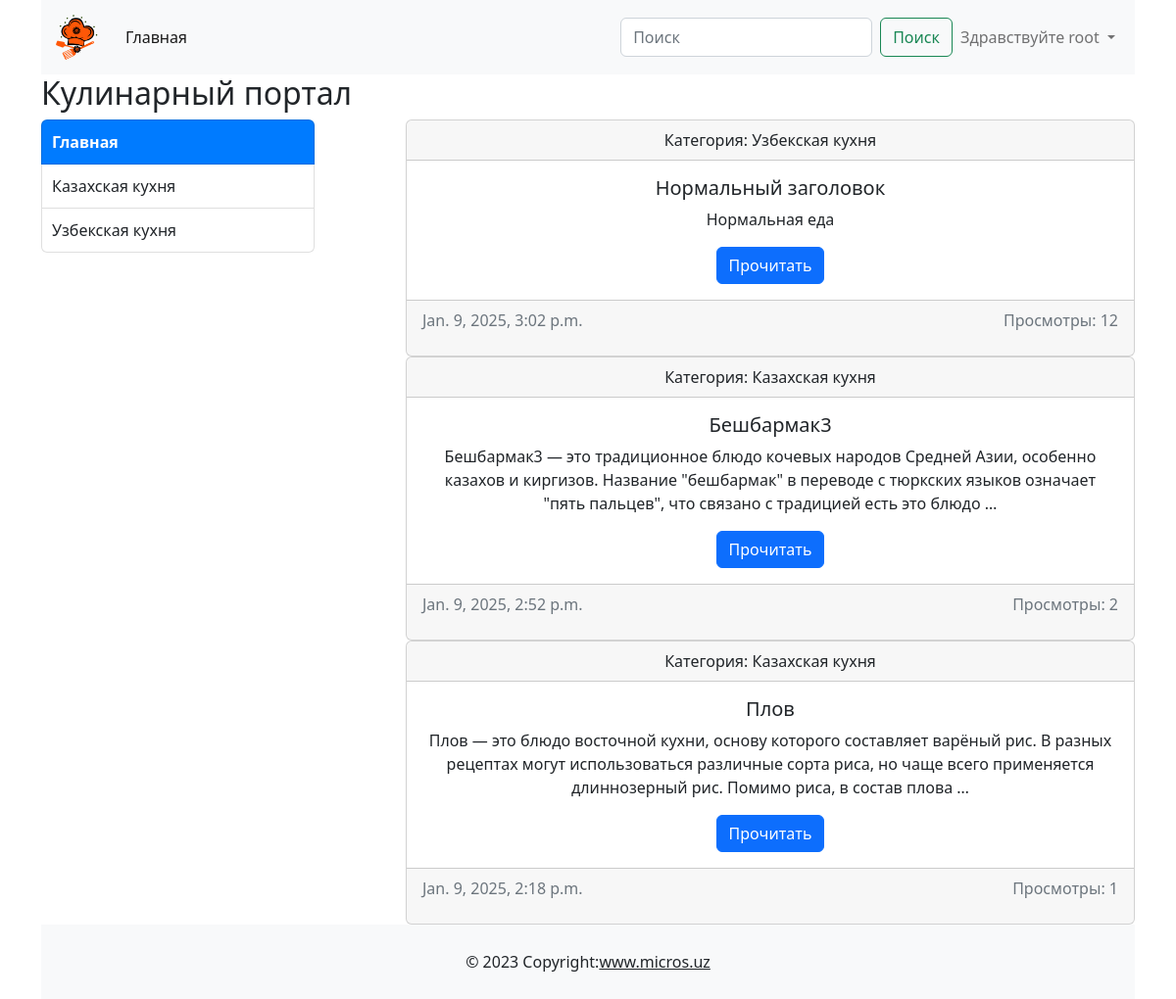
Screenshot of / (signed in) with the database file from the repository.
### users/models.py (models this page shows)
class CustomUser(AbstractUser):
    image = models.ImageField(upload_to='profile_images/%Y/%m/%d', blank=True, null=True)
    phonenumber = models.CharField(max_length=13, blank=True, null=True)
    address = models.CharField(max_length=100, blank=True, null=True)
    def __str__(self):
        return self.username
    def get_absolute_url(self):
        return reverse("users:profile", kwargs={"pk": self.id})

### main/models.py (models this page shows, shortened)
class Category(models.Model):
    name= models.CharField(max_length=100, unique=True)
    slug = models.SlugField(max_length=100, unique=True)
    def get_absolute_url(self):
        return reverse('main:category', kwargs={"category_slug": self.slug})

class Post(models.Model):
    title = models.CharField(max_length=255, unique=True)
    slug = models.SlugField(max_length=255, unique=True)
    photo = models.ImageField(upload_to='photo/%y/%m/%d', blank=True, null=True)
    author = models.ForeignKey(CustomUser, on_delete=models.CASCADE, related_name='author_posts')
    category = models.ForeignKey('Category', on_delete=models.CASCADE, related_name='posts')
    content = models.TextField()
    created_at = models.DateTimeField(auto_now_add=True)
    updated_at = models.DateTimeField(auto_now=True)
    available = models.BooleanField(default=True)
    views = models.PositiveIntegerField(default=0)
    class Meta:
        ordering = ['-created_at']
        verbose_name = 'Post'
        verbose_name_plural = 'Posts'
    def get_absolute_url(self):
        return reverse("main:detail_page", kwargs={"post_slug": self.slug})

### main/views.py (the view)
# urls.py: path('', views.MainView.as_view(), name='index'),
class MainView(ListView):
    model = Post
    template_name = 'main/index.html'
    context_object_name = 'posts'
    extra_context = {'title': 'Home'}
    paginate_by = 3
    def get_queryset(self):
        queryset = Post.objects.filter(available=True)
        category_slug = self.kwargs.get('category_slug')
        if category_slug:
            category = get_object_or_404(Category, slug=category_slug)
            queryset = queryset.filter(category=category)
            self.extra_context['category'] = category
        else:
            self.extra_context['category'] = None
        return queryset
    def get_context_data(self, **kwargs):
        context = super().get_context_data(**kwargs)
        context.update({
            'categories': Category.objects.all(),
        })
        context.update(self.extra_context)
        return context

### main/templates/main/index.html (shortened to what this page needs)
{% extends "base.html" %}
{% load static %}
{% block content %}
            <h2>Кулинарный портал</h2>
            <div class="d-flex justify-content-between">
                <div class="col-3">
                    <ul class="list-group">
                        <li class="list-group-item {% if not category %}selected{% endif %}">
                            <a href="{% url 'main:index' %}">Главная</a>
                        </li>
                        {% for c in categories %}
                            <li class="list-group-item {% if c.slug == category.slug %}selected{% endif %}">
                                <a href="{{ c.get_absolute_url }}" class="list-group-item-action">{{ c.name }}</a>
                            </li>
                        {% endfor %}
                    </ul>
                </div>
                <div class="col-8">
                     {% for post in posts %}
                        <div class="card text-center"><div class="card-header">Категория: {{post.category.name}}</div>
                            <div class="card-body" onclick="incrementViews({{ post.id }})"><h5 class="card-title">{{ post.title }}</h5><p class="card-text">{{ post.content|truncatewords:30 }}</p><a href="{{ post.get_absolute_url }}" class="btn btn-primary">Прочитать</a></div>
                            <div class="card-footer d-flex text-muted justify-content-between">
                                <p>{{ post.updated_at }}</p>
                                <p>Просмотры: {{ post.views }}</p>
                            </div>
                        </div>
                     {% endfor %}
            </div>
{% endblock content %}

### templates/base.html (shortened to what this page needs)
{% load static %}
<!doctype html>
<html lang="en">
<head>
    <link href="https://cdn.jsdelivr.net/npm/bootstrap@5.2.3/dist/css/bootstrap.min.css" rel="stylesheet">
    <link rel="stylesheet" href="{% static "main/css/styles.css" %}">
</head>
<body>
    <div class="container">
        <header>
                {% block header %}
                    <nav class="navbar navbar-expand-lg bg-light">
                        <div class="container-fluid">
                            <a class="navbar-brand" href="{% url "main:index" %}">
                                <img src="{% static "main/images/somelogo.png" %}" width="50" alt="">
                            </a>
                            <div class="collapse navbar-collapse" id="navbarSupportedContent">
                                <ul class="navbar-nav me-auto mb-2 mb-lg-0"><li class="nav-item"><a class="nav-link active" aria-current="page" href="{% url "main:index" %}">Главная</a></li></ul>
                                <div class="d-flex">
                                    <form class="d-flex" role="search" method="get" action="{% url "main:search" %}">
                                        <input name="q" class="form-control me-2" type="search" placeholder="Поиск" aria-label="Поиск" value='{{ request.GET.q }}'>
                                        <button class="btn btn-outline-success" type="submit">Поиск</button>
                                    </form>
                                    <ul class="navbar-nav me-auto mb-2 mb-lg-0">
                                        <li class="nav-item dropdown">
                                            {% if user.is_authenticated %}
                                                <a class="nav-link dropdown-toggle" href="#" id="navbarDropdown" role="button"
                                                data-bs-toggle="dropdown" aria-expanded="false">
                                                    Здравствуйте {{user}}
                                                </a>
                                            {% else %}
                                            <div class="d-flex align-items-center">
                                                <a class="nav-link" href="{% url 'users:login' %}">Войти</a>
                                                <a class="nav-link" href="{% url "users:register" %}">Регистрация</a>
                                            </div>
                                            {% endif %}
                                        </li>
                                    </ul>
                                </div>
                            </div>
                        </div>
                    </nav>
                {% endblock header %}
        </header>
        <main>
            {% block content %}
            {% endblock content %}
        </main>
         {% block footer %}
            <footer class="bg-light text-center text-lg-start">
                <div class="text-center p-3" style="background-color: rgba(0, 0, 0, 0);">© 2023 Copyright:<a class="text-dark" href="https://mdbootstrap.com/">www.micros.uz</a></div>
            </footer>
         {% endblock footer %}
    </div>
</body>
</html>

### main/static/main/css/styles.css (style rules this page uses)
html, body { height: 100%; margin: 0; display: flex; flex-direction: column; }
.container { flex: 1; display: flex; flex-direction: column; }
main { flex: 1; }
footer { background-color: #f8f9fa; padding: 10px 0; text-align: center; }
.list-group-item { padding: 10px; background-color: transparent; }
.list-group-item a { text-decoration: none; color: inherit; background-color: transparent; }
.selected { background-color: #007bff; color: white; font-weight: bold; }
.selected a { color: white; text-decoration: none; background-color: transparent; }

### rows the page displays
CustomUser: username "root"
Category: name "Казахская кухня"
Category: name "Узбекская кухня"
Post: category.name "Узбекская кухня", title "Нормальный заголовок", content "Нормальная еда", updated_at "Jan. 9, 2025, 3:02 p.m.", views "12"
Post: category.name "Казахская кухня", title "Бешбармак3", content "Бешбармак3 — это традиционное блюдо кочевых народов Средней Азии, особенно казахов и киргизов. Название \"бешбармак\" в переводе с тюркских языков означает \"пять пальцев\", что связано с традицией есть это блюдо …", updated_at "Jan. 9, 2025, 2:52 p.m.", views "2"
Post: category.name "Казахская кухня", title "Плов", content "Плов — это блюдо восточной кухни, основу которого составляет варёный рис. В разных рецептах могут использоваться различные сорта риса, но чаще всего применяется длиннозерный рис. Помимо риса, в состав плова …", updated_at "Jan. 9, 2025, 2:18 p.m.", views "1"
